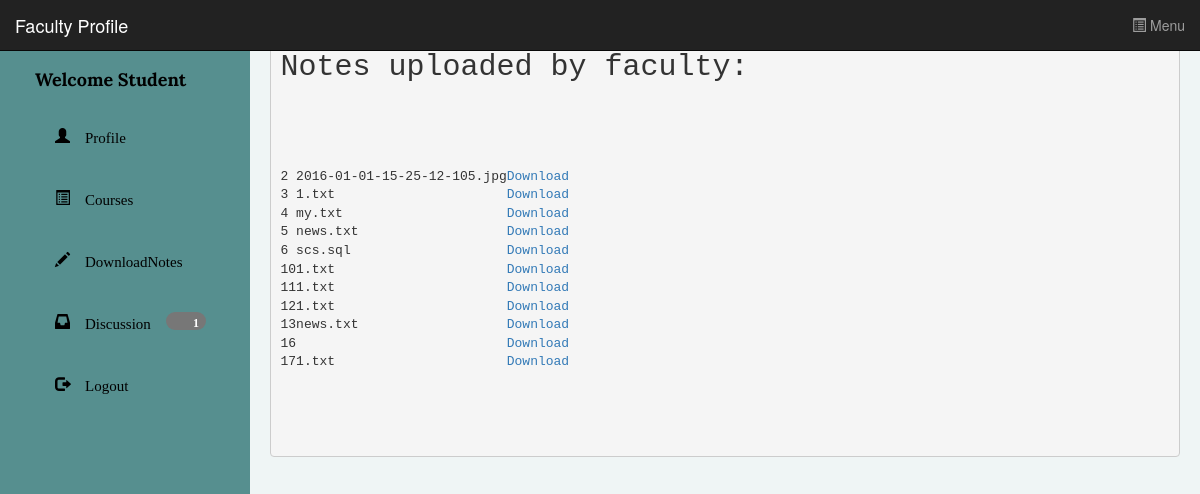
The page /downnotes.php on the database its author committed.
### tables this page shows
CREATE TABLE IF NOT EXISTS `files` (
`id` int(11) NOT NULL,
  `name` varchar(200) NOT NULL,
  `type` varchar(30) NOT NULL,
  `size` int(11) NOT NULL,
  `content` mediumblob NOT NULL
);

### downnotes.php (the view, shortened to what this page needs)
<!DOCTYPE html>
<html lang="en">
<head>
    <link href="css/bootstrap.min.css" rel="stylesheet">
    <link href="css/simple-sidebar.css" rel="stylesheet">
    <link rel="stylesheet" type="text/css" href="css/style.css">
</head>
<body style="background-color:#eff5f5;">
<nav class="navbar navbar-inverse navbar-fixed-top" role="navigation">
  <div class="container-fluid">
    <div class="navbar-header">
      <a class="navbar-brand" href="#">Faculty Profile</a>
    </div>
    <ul class="nav navbar-nav navbar-right">
      <li>
        <a href="#menu-toggle"id="menu-toggle"><span class="glyphicon glyphicon-list-alt"></span> Menu</a>
        </li>
    </ul>
  </div>
</nav>
    <div id="wrapper">
        <div id="sidebar-wrapper">
            <ul class="sidebar-nav adminlist nav nav-pills nav-stacked">
                <li class="sidebar-brand">
                    <a href="#">
                        Welcome Student
                    </a>
                </li>
                <li>
                    <a href="studentprofile.php"><span class="glyphicon glyphicon-user"> Profile </a>
                </li>
                <li>
                    <a href="scourse.php"><span class="glyphicon glyphicon-list-alt"> Courses</a>
                </li>
                <li>
                    <a href="downnotes.php"><span class="glyphicon glyphicon-pencil"> DownloadNotes</a>
                </li>
                <li>
                    <a href="discuss.php"data-toggle="tooltip" title="Hey!check your inbox"><span class="glyphicon glyphicon-inbox"> Discussion <span class="badge">1</span></a>
                </li>
                <li>
                    <a href="index.php"><span class="glyphicon glyphicon-log-out"> Logout</a>
                </li>
            </ul>
        </div>
        <div id="page-content-wrapper">
            <div class="container-fluid">
                <div class="row">
<pre>
<h2>Notes uploaded by faculty:</h2>
                <?php
                $res = mysql_query("SELECT * FROM files");
                echo "<table>";
                while ($row = mysql_fetch_array($res) ) {
                    echo "<tr>";
                    echo "<td>";echo $row["id"];
                    echo "<td>";echo $row['name'];
                    echo "<td>"; ?><a href="<?php echo $row["id"]; ?>">Download</a> <?php echo "</td>";
                    echo "</td>";
                    echo "</tr>";
                }
                    echo "</table";
                ?>
                </div>
            </div>
        </div>
</body>
</html>

### css/simple-sidebar.css (style rules this page uses)
#wrapper { padding-left: 0; -webkit-transition: all 0.5s ease; -moz-transition: all 0.5s ease; -o-transition: all 0.5s ease; transition: all 0.5s ease; }
#sidebar-wrapper { z-index: 1000; position: fixed; left: 250px; width: 0; height: 100%; margin-left: -250px; overflow-y: auto; background: #000; -webkit-transition: all 0.5s ease; -moz-transition: all 0.5s ease; -o-transition: all 0.5s ease; transition: all 0.5s ease; }
#page-content-wrapper { width: 100%; position: absolute; padding: 15px; }
.sidebar-nav { position: absolute; top: 0; width: 250px; margin: 0; padding: 0; list-style: none; }
.sidebar-nav li { text-indent: 20px; line-height: 40px; }
.sidebar-nav li a { display: block; text-decoration: none; color: #999999; }
.sidebar-nav > .sidebar-brand { height: 65px; font-size: 18px; line-height: 60px; }
.sidebar-nav > .sidebar-brand a { color: #999999; }
@media (min-width:768px) { #wrapper { padding-left: 250px; } }
@media (min-width:768px) { #sidebar-wrapper { width: 250px; } }
@media (min-width:768px) { #page-content-wrapper { padding: 20px; position: relative; } }

### css/style.css (style rules this page uses)
#sidebar-wrapper { background-color: #3366ff; }
#sidebar-wrapper li a { color: black; }
.adminlist { margin-top: 40px; }
#sidebar-wrapper { background-color: #568f8f; font-weight: bold; font-family: 'Lora', serif; font-size: 15px; }

### rows shown on the page
files: id "2", name "2016-01-01-15-25-12-105.jpg"
files: id "3", name "1.txt"
files: id "4", name "my.txt"
files: id "5", name "news.txt"
files: id "6", name "scs.sql"
files: id "10", name "1.txt"
files: id "11", name "1.txt"
files: id "12", name "1.txt"
files: id "13", name "news.txt"
files: id "16"
files: id "17", name "1.txt"
